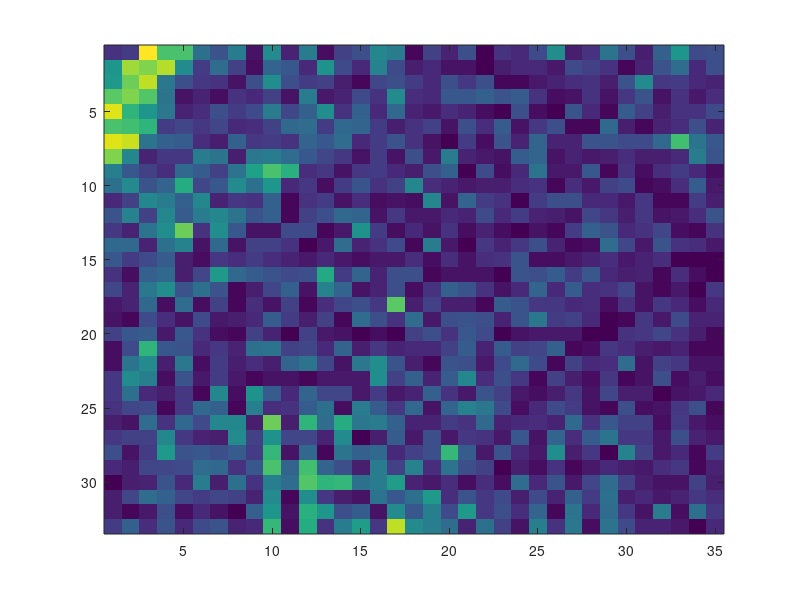

MATLAB code to generate this figure: (Note: this script raises an error after producing the figure.)
% This file is loads in data and generates heatmaps for Harrison's,
% Smalley's, and Camacho's old offices.
% This was done using new data gathered in the empty offices, and used to
% ensure that Harrison's office still has an advantage over the other two

clear; close all;
load SPECIALFOLDER/processed.mat;

hmax = max(max(harrisonComplete));
smax = max(max(smalleyComplete));
cmax = max(max(camachoComplete));

figure();
imagesc(harrisonComplete);
ax1 = gca; title('Harrison (Max = ' + string(hmax) + ')');
colorbar;
% caxis([0 500]);
ax1.YDir = 'normal'; drawnow;

figure();
imagesc(smalleyComplete);
ax2 = gca; title('Smalley (Max = ' + string(smax) + ')');
colorbar;
% caxis([0 500]);
ax2.YDir = 'normal'; drawnow;

figure();
imagesc(camachoComplete);
ax3 = gca; title('Camacho (Max = ' + string(cmax) + ')');
colorbar;
% caxis([0 500]);
ax3.YDir = 'normal'; drawnow;